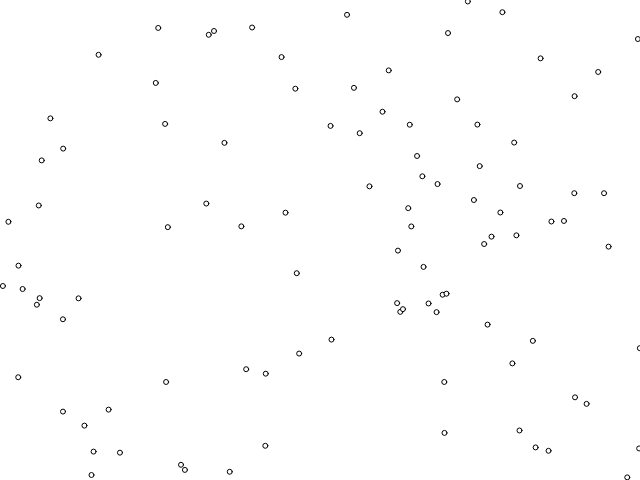
Frame 1 (no input)
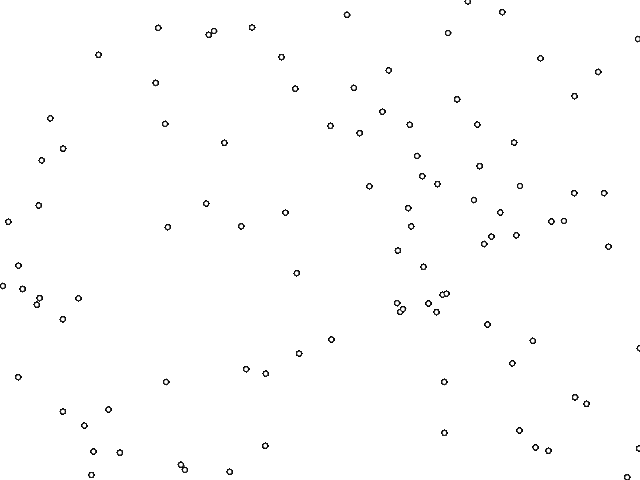
Frame 60 (no input)
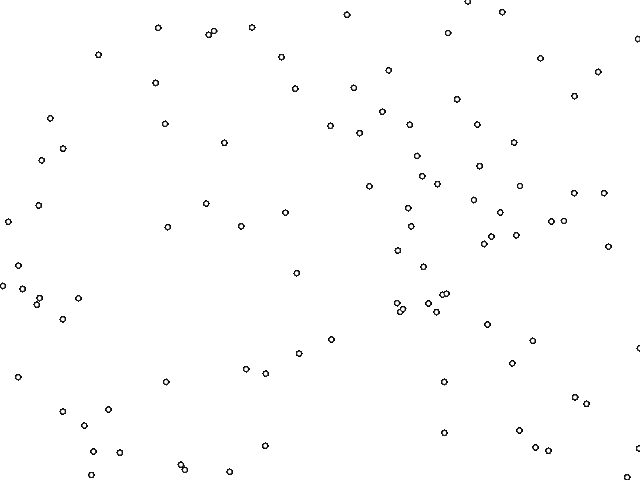
Frame 120 (the mouse pressed at the canvas centre since frame 60)

The p5.js sketch that drew these frames (run headless with seeded random() and noise() and a simulated clock; from frame 60 on, the mouse is pressed at the canvas centre):

// p5.js sketch
// ── sketch.js
var itens = [];

function setup() {
  createCanvas(640, 480);
  // Adicionamos os objetos à lista. Neste
  // exemplo, isso deve acontecer somente
  // uma vez e, por isso, está na função
  // setup()
  for (var i = 0; i < 100; i++) {
    itens.push({
      x: random(0, width),
      y: random(0, height),
      r: 5
    });
  }
}

function draw() {
  for (var i = 0; i < itens.length; i++) {
    var item = itens[i];
    ellipse(item.x, item.y, item.r, item.r);
  }
}
